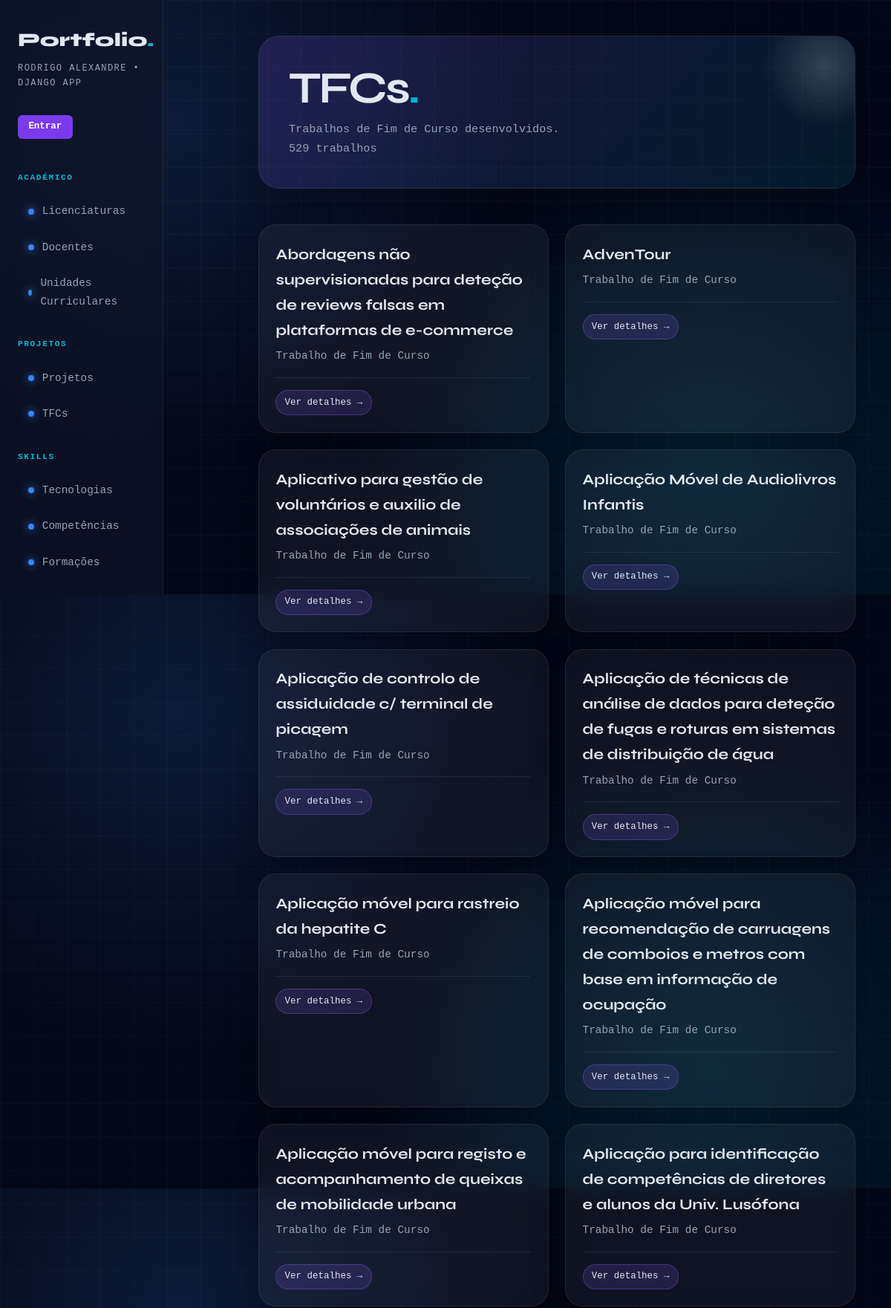
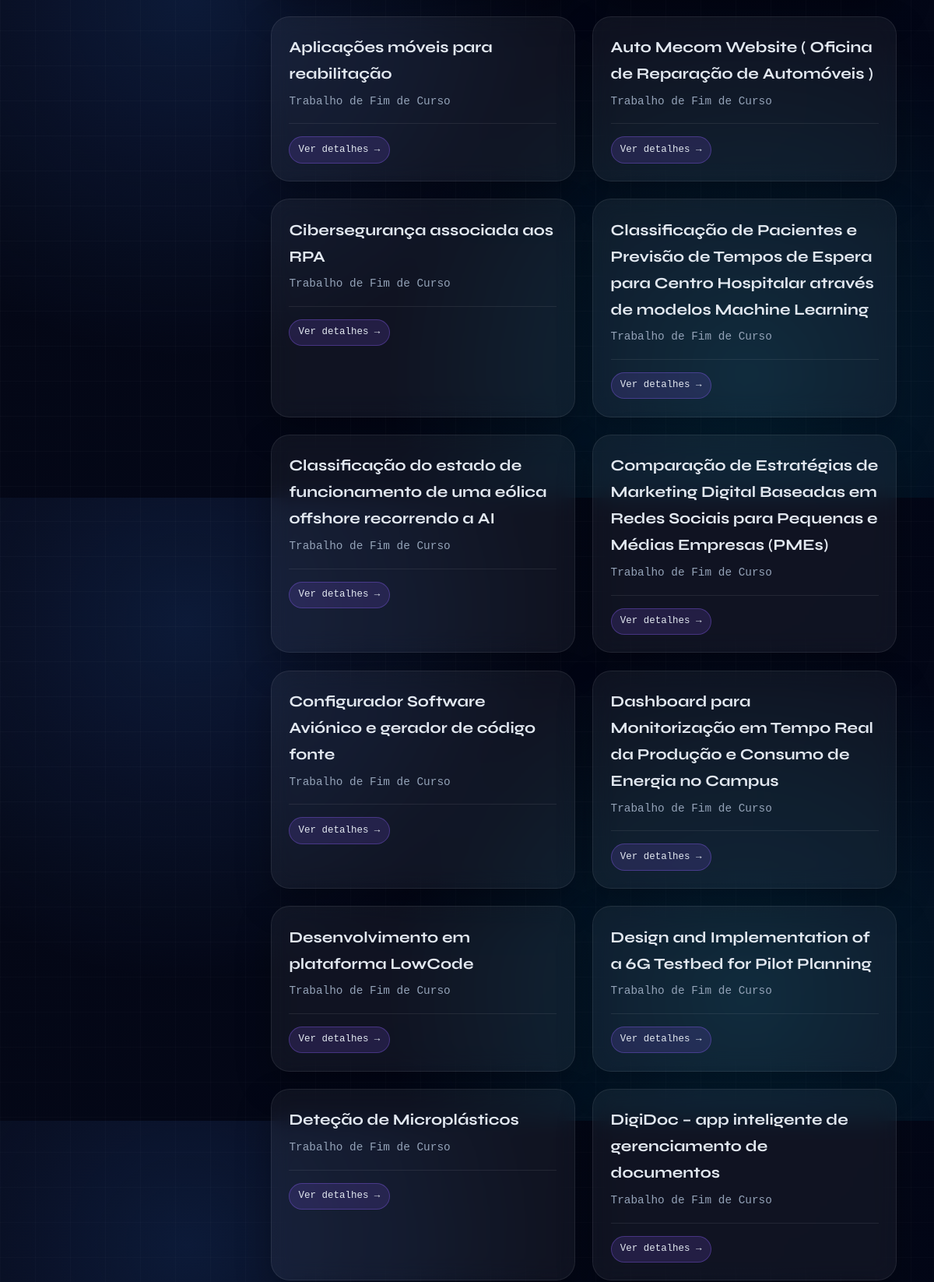
Screenshot of /portfolio/tfcs/ (upper part) with the database file from the repository (2 pictures, top to bottom).
### portfolio/models.py (models this page shows, shortened)
class TFC(models.Model):
    CLASSIFICACAO_CHOICES = [
        (1, "Sem Interesse"),
        (2, "Pouco Interessante"),
        (3, "Interessante"),
        (4, "Muito Interessante"),
        (5, "Perfeito"),
    ]
    titulo = models.CharField(max_length=300)
    autor = models.CharField(max_length=200, blank=True)
    curso = models.CharField(max_length=200, blank=True)
    resumo = models.TextField(blank=True)
    rating = models.IntegerField(choices=CLASSIFICACAO_CHOICES, null=True, blank=True)
    orientador = models.ManyToManyField(Docente, blank=True)
    email = models.EmailField(blank=True)
    palavras_chave = models.CharField(max_length=300, blank=True, null=True)
    areas = models.CharField(max_length=300, blank=True, null=True)
    imagem = models.ImageField(upload_to="tfcs/", blank=True, null=True)
    tecnologias = models.ManyToManyField(
        Tecnologia, blank=True, related_name="tfcs"
    )
    licenciatura = models.ForeignKey(
        Licenciatura,
        on_delete=models.CASCADE,
        related_name="tfcs"
    )
    class Meta:
        verbose_name_plural = "TFCs"

### portfolio/views.py (the view)
# urls.py: path('tfcs/', views.tfcs_view, name='tfcs'),
def tfcs_view(request):
    tfcs = TFC.objects.all()
    return render(request, 'portfolio/tfcs.html', {'tfcs': tfcs})

### portfolio/templates/portfolio/tfcs.html (shortened to what this page needs)
{% extends "portfolio/base.html" %}
{% block content %}
<div class="page-header">
    <div>
        <h2>TFCs<span>.</span></h2>
        <p>Trabalhos de Fim de Curso desenvolvidos.</p>
    </div>
    <span class="page-count">{{ tfcs|length }} trabalhos</span>
</div>
<section class="grid">
    {% for tfc in tfcs %}
    <article class="card">
        <header>
            <h3>{{ tfc.titulo }}</h3>
            <p>Trabalho de Fim de Curso</p>
        </header>
        <section>
            <a href="{% url 'tfc_detail' tfc.id %}" class="badge" style="text-decoration:none;">
                Ver detalhes →
            </a>
        </section>
    </article>
    {% endfor %}
</section>
{% endblock %}

### portfolio/static/portfolio/styles.css (style rules this page uses)
* { margin: 0; padding: 0; box-sizing: border-box; }
:root { --bg: #050816; --surface: rgba(15, 23, 42, 0.7); --border: rgba(255, 255, 255, 0.08); --accent: #3b82f6; --accent2: #06b6d4; --text: #e2e8f0; --muted: #94a3b8; --card: rgba(255, 255, 255, 0.05); }
html { scroll-behavior: smooth; }
body { background: radial-gradient(circle at 20% 20%, rgba(59,130,246,0.15), transparent 40%), radial-gradient(circle at 80% 80%, rgba(6,182,212,0.15), transparent 40%), linear-gradient(135deg, #050816, #020617); color: var(--text); font-family: 'DM Mono', monospace; font-size: 14px; line-height: 1.7; min-height: 100vh; }
body::before { content: ""; position: fixed; inset: 0; background-image: linear-gradient(rgba(255,255,255,0.03) 1px, transparent 1px), linear-gradient(90deg, rgba(255,255,255,0.03) 1px, transparent 1px); background-size: 45px 45px; pointer-events: none; mask-image: linear-gradient(to bottom, black, transparent); }
.page-header { position: relative; margin-bottom: 3rem; padding: 2.5rem; border-radius: 28px; background: linear-gradient(135deg, rgba(139,92,246,0.18), rgba(6,182,212,0.10)); border: 1px solid var(--border); box-shadow: 0 25px 70px rgba(0,0,0,0.30); overflow: hidden; }
.page-header::after { content: ""; position: absolute; width: 180px; height: 180px; right: -50px; top: -50px; background: radial-gradient(circle, rgba(255,255,255,0.18), transparent 65%); border-radius: 50%; }
.page-header h2 { font-family: 'Syne', sans-serif; font-size: clamp(2rem, 5vw, 4rem); line-height: 1; letter-spacing: -0.05em; margin-bottom: 0.8rem; }
.page-header h2 span { color: var(--accent2); }
.page-header p, .page-count { color: var(--muted); font-size: 0.95rem; }
section.grid { display: grid; grid-template-columns: repeat(auto-fit, minmax(280px, 1fr)); gap: 1.4rem; }
article.card { position: relative; padding: 1.4rem; background: var(--card); border: 1px solid var(--border); border-radius: 24px; backdrop-filter: blur(14px); box-shadow: 0 18px 45px rgba(0,0,0,0.25); overflow: hidden; transition: 0.25s ease; animation: fadeUp 0.5s ease both; }
article.card::before { content: ""; position: absolute; inset: 0; background: linear-gradient(135deg, rgba(139,92,246,0.18), transparent 45%); opacity: 0; transition: 0.25s ease; }
article.card > * { position: relative; z-index: 1; }
article.card header { border-bottom: 1px solid var(--border); padding-bottom: 1rem; margin-bottom: 1rem; }
article.card header h3 { font-family: 'Syne', sans-serif; font-size: 1.25rem; margin-bottom: 0.35rem; }
article.card header p { color: var(--muted); font-size: 0.9rem; }
ul.tag-list li, .badge { display: inline-block; padding: 0.35rem 0.7rem; border-radius: 999px; background: rgba(139,92,246,0.16); color: var(--text); border: 1px solid rgba(139,92,246,0.35); font-size: 0.78rem; }

### rows the page displays
TFC: titulo "Abordagens não supervisionadas para deteção de reviews falsas em plataformas de e-commerce"
TFC: titulo "AdvenTour"
TFC: titulo "Aplicativo para gestão de voluntários e auxilio de associações de animais"
TFC: titulo "Aplicação Móvel de Audiolivros Infantis"
TFC: titulo "Aplicação de controlo de assiduidade c/ terminal de picagem"
TFC: titulo "Aplicação de técnicas de análise de dados para deteção de fugas e roturas em sistemas de distribuição de água"
TFC: titulo "Aplicação móvel para rastreio da hepatite C"
TFC: titulo "Aplicação móvel para recomendação de carruagens de comboios e metros com base em informação de ocupação"
TFC: titulo "Aplicação móvel para registo e acompanhamento de queixas de mobilidade urbana"
TFC: titulo "Aplicação para identificação de competências de diretores e alunos da Univ. Lusófona"
TFC: titulo "Aplicações móveis para reabilitação"
TFC: titulo "Auto Mecom Website ( Oficina de Reparação de Automóveis )"
TFC: titulo "Cibersegurança associada aos RPA"
TFC: titulo "Classificação de Pacientes e Previsão de Tempos de Espera para Centro Hospitalar através de modelos Machine Learning"
TFC: titulo "Classificação do estado de funcionamento de uma eólica offshore recorrendo a AI"
TFC: titulo "Comparação de Estratégias de Marketing Digital Baseadas em Redes Sociais para Pequenas e Médias Empresas (PMEs)"
TFC: titulo "Configurador Software Aviónico e gerador de código fonte"
TFC: titulo "Dashboard para Monitorização em Tempo Real da Produção e Consumo de Energia no Campus"
TFC: titulo "Desenvolvimento em plataforma LowCode"
TFC: titulo "Design and Implementation of a 6G Testbed for Pilot Planning"
TFC: titulo "Deteção de Microplásticos"
TFC: titulo "DigiDoc – app inteligente de gerenciamento de documentos"

### other values shown
{{ tfcs|length }} "529"
